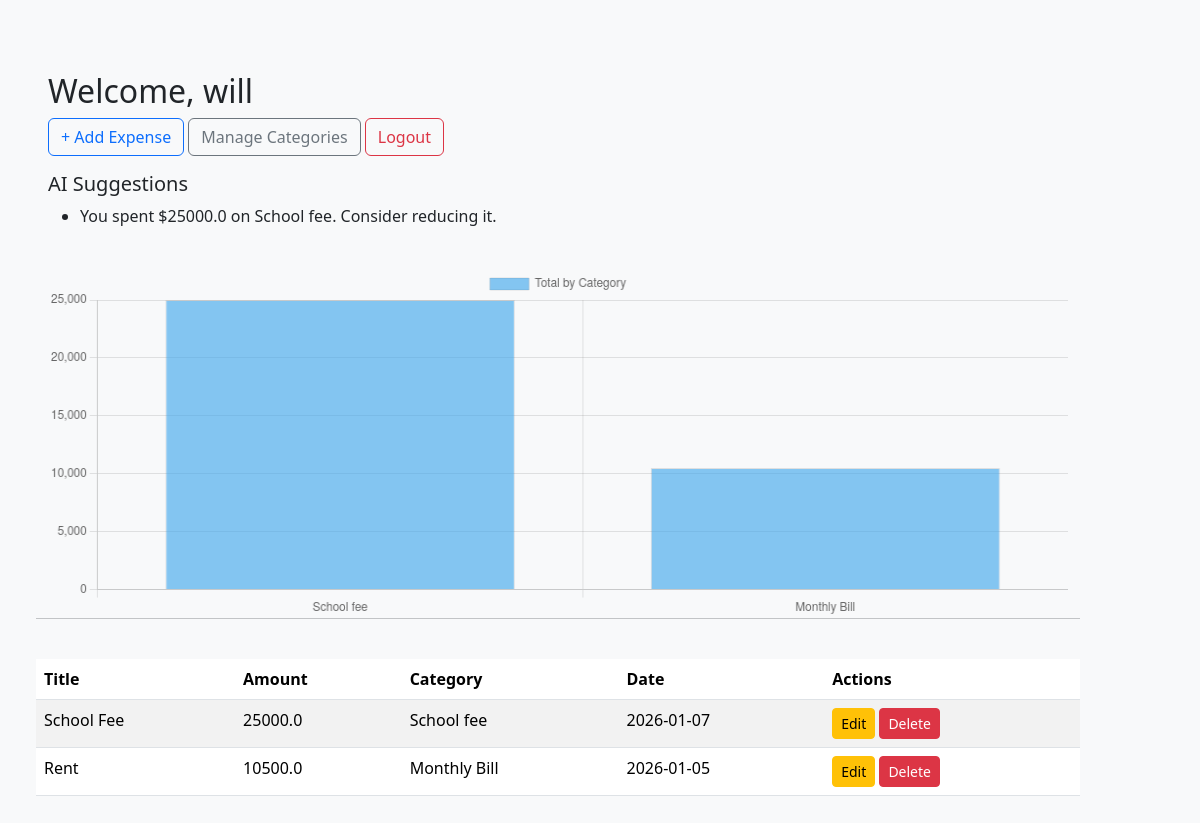
The page /dashboard (signed in) on the database its author committed.
### models.py (models this page shows)
class User(db.Model, UserMixin):
    id = db.Column(db.Integer, primary_key = True)
    username = db.Column(db.Integer, unique=True, nullable=False)
    password = db.Column(db.String(200), nullable=False)

class Expense(db.Model):
    id = db.Column(db.Integer, primary_key=True)
    title = db.Column(db.String(100), nullable=False)
    amount = db.Column(db.Float, nullable=False)
    date = db.Column(db.String(20), nullable=False)
    user_id = db.Column(db.Integer, db.ForeignKey('user.id'))
    category_id = db.Column(db.Integer, db.ForeignKey('category.id'))

class Category(db.Model):
    id = db.Column(db.Integer, primary_key=True)
    name=db.Column(db.String(100), unique=True, nullable=False)
    description=db.Column(db.String(200))
    expenses = db.relationship('Expense', backref = 'category', lazy=True)

### app.py (the view)
@app.route('/dashboard')
@login_required
def dashboard():
    expenses = Expense.query.filter_by(user_id = current_user.id).all()
    category_totals = {}
    for exp in expenses:
        cat_name = exp.category.name if exp.category else 'Uncategorized'
        category_totals[cat_name] = category_totals.get(cat_name, 0) + exp.amount
    suggestions = []
    if category_totals:
        max_cat = max(category_totals, key = category_totals.get)
        max_amt = category_totals[max_cat]
        if max_amt > 3000:
            suggestions.append(f"You spent ${max_amt} on {max_cat}. Consider reducing it.")
        else:
            suggestions.append("You are within healthy spending limits")
    return render_template(
        'dashboard.html',
        username = current_user.username,
        expenses = expenses,
        categories = list(category_totals.keys()),
        totals = list(category_totals.values()),
        suggestions = suggestions
    )

### app.py (called while the page is built)
@login_manager.user_loader
def load_user(user_id):
    return User.query.get(int(user_id))

### templates/dashboard.html (shortened to what this page needs)
{% extends 'base.html' %}
{% block content %}
<h2>Welcome, {{ username }}</h2>
<div class="flex">
    <a href="{{ url_for('add_expense') }}" class="btn btn-outline-primary mb-3">+ Add Expense</a>
    <a href="{{ url_for('list_categories') }}" class="btn btn-outline-secondary mb-3">Manage Categories</a>
    <a href="{{ url_for('logout') }}" class="btn btn-outline-danger mb-3 flex-end">Logout</a>
</div>
{% if suggestions %}
    <div class="mb-4">
        <h5>AI Suggestions</h5>
        <ul>
            {% for suggestion in suggestions %}
            <li>{{ suggestion }}</li>
            {% endfor %}
        </ul>
    </div>
{% endif %}
<canvas id="expenseChart" height="350"></canvas>
<hr>
<table class="table table-striped mt-4">
    <thead>
        <tr>
            <th>Title</th>
            <th>Amount</th>
            <th>Category</th>
            <th>Date</th>
            <th>Actions</th>
        </tr>
    </thead>
    <tbody>
        {% for exp in expenses %}
            <tr>
                <td>{{ exp.title }}</td>
                <td>{{ exp.amount }}</td>
                <td>{{ exp.category.name if exp.category else 'N/A' }}</td>
                <td>{{ exp.date }}</td>
                <td>
                    <a href="{{ url_for('edit_expense', id=exp.id)}}" class="btn btn-sm btn-warning">Edit</a>
                    <a href="{{ url_for('delete_expense', id=exp.id)}}" class="btn btn-sm btn-danger">Delete</a>
                </td>
            </tr>
        {% endfor %}
    </tbody>
</table>
<script>
    const ctx = document.getElementById('expenseChart').getContext('2d');
    const expenseChart = new Chart(ctx, {
        type: 'bar',
        data: {
            labels: {{ categories|tojson }},
            datasets: [{
                label: 'Total by Category',
                data: {{ totals|tojson }},
                backgroundColor: 'rgba(54, 162, 235, 0.6)',
                borderWidth: 1
            }]
        },
        options: {
            responsive: true,
            scales: {
                y: {
                    beginAtZero: true
                }
            }
        }
    });
</script>
{% endblock %}

### templates/base.html (shortened to what this page needs)
<!DOCTYPE html>
<html lang="en">
<head>
    <link href="https://cdn.jsdelivr.net/npm/bootstrap@5.3.8/dist/css/bootstrap.min.css" rel="stylesheet">
</head>
<body class="bg-light">
    <div class="container row justify-content-center align-items-center mt-4 p-5">
        {% block content %}{% endblock %}
    </div>
</body>
</html>

### rows shown on the page
User: username "will"
Expense: title "School Fee", amount "25000.0", category "School fee", date "2026-01-07"
Expense: title "Rent", amount "10500.0", category "Monthly Bill", date "2026-01-05"

### other values the page prints
{{ suggestion }} "You spent $25000.0 on School fee. Consider reducing it."
chart data {{ categories|tojson }} ["School fee", "Monthly Bill"]
chart data {{ totals|tojson }} [25000.0, 10500.0]
